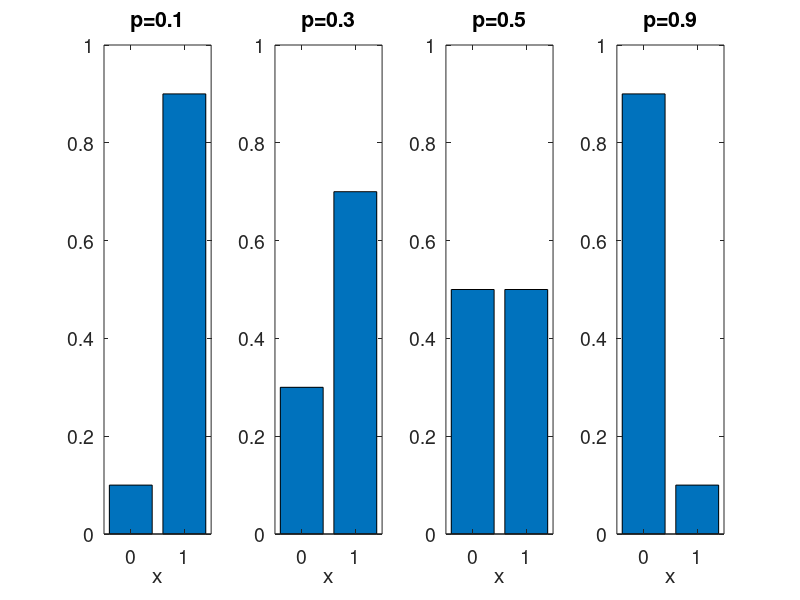
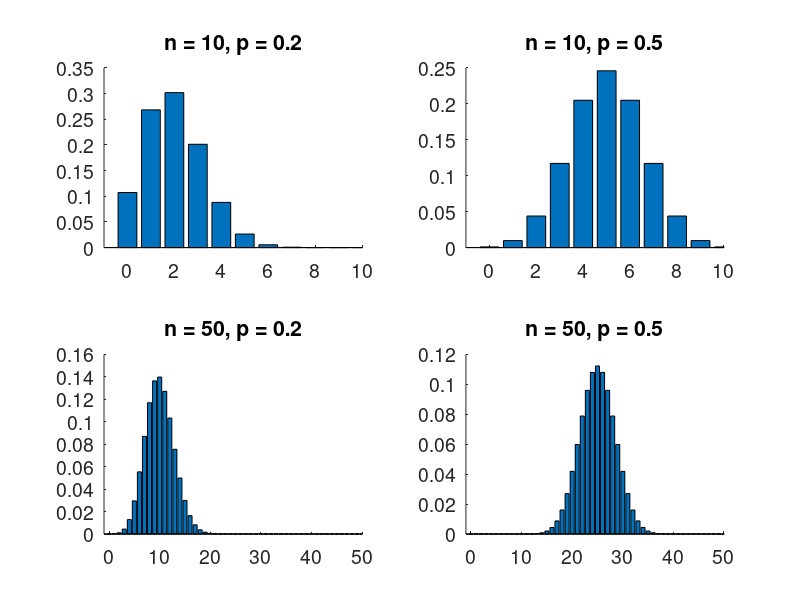
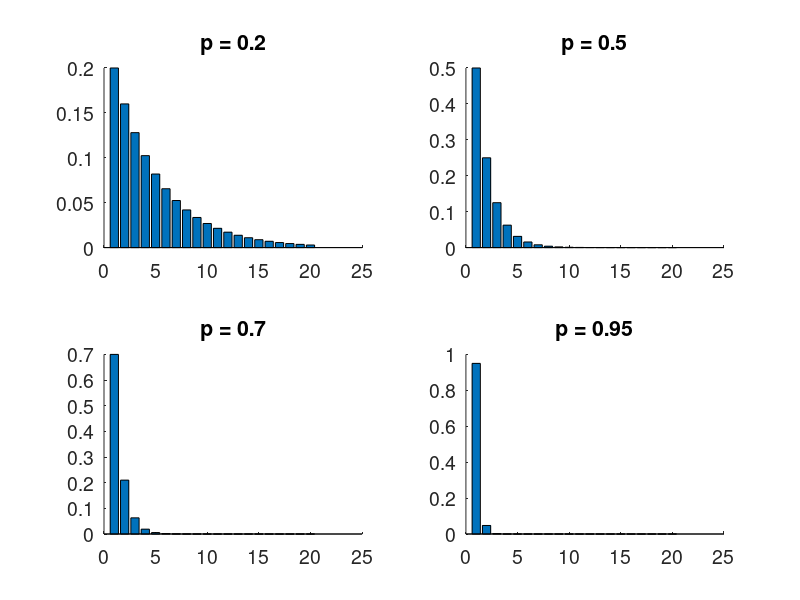

The MATLAB script that drew these images, in order:
% Just some plots of some well known distributions
% Author: Mattias Villani. Web: mattiasvillani.com

% Bernoulli
figure('name','Bernoulli')
set(0,'DefaultAxesFontSize',14)
p = [0.1 0.3 0.5 0.9];
for i = 1:4
    subplot(1,4,i)
    bar([0 1],[p(i) 1-p(i)])
    set(gca,'ylim',[0 1])
    title(['p=',num2str(p(i))])
    xlabel('x')
end
print Bernoulli -dpng


%% Binomial
figure('name','Binomial')
set(0,'DefaultAxesFontSize',14)
p = 0.2;
n = 10;
x = linspace(0,n,n+1);

pmf = zeros(length(x),1);
for j = 1:length(x)
    pmf(j) = nchoosek(n,x(j))*p^x(j)*(1-p)^(n-x(j));
end
subplot(2,2,1)
hold on
title(['n = 10, p = ', num2str(p)])
bar(x,pmf)
set(gca,'xlim',[-1 n])

set(0,'DefaultAxesFontSize',14)
p = 0.5;
x = linspace(0,n,n+1);

pmf = zeros(length(x),1);
for j = 1:length(x)
    pmf(j) = nchoosek(n,x(j))*p^x(j)*(1-p)^(n-x(j));
end
subplot(2,2,2)
hold on
title(['n = 10, p = ', num2str(p)])
bar(x,pmf)
set(gca,'xlim',[-1 n])

p = 0.2;
n = 50;
x = linspace(0,n,n+1);

pmf = zeros(length(x),1);
for j = 1:length(x)
    pmf(j) = nchoosek(n,x(j))*p^x(j)*(1-p)^(n-x(j));
end
subplot(2,2,3)
hold on
title(['n = 50, p = ', num2str(p)])
bar(x,pmf)
set(gca,'xlim',[-1 n])

set(0,'DefaultAxesFontSize',14)
p = 0.5;
x = linspace(0,n,n+1);

pmf = zeros(length(x),1);
for j = 1:length(x)
    pmf(j) = nchoosek(n,x(j))*p^x(j)*(1-p)^(n-x(j));
end
subplot(2,2,4)
hold on
title(['n = 50, p = ', num2str(p)])
bar(x,pmf)
set(gca,'xlim',[-1 n])

print Binomial -dpng

% Geometric
figure('name','Geometric')
set(0,'DefaultAxesFontSize',14)
ps = [0.2 0.5 0.7 0.95];
x = linspace(1,20,20);

for i = 1:length(ps)
    pmf = ((1-ps(i)).^(x-1))*ps(i);
    subplot(2,2,i)
    hold on
    title(['p = ', num2str(ps(i))])
    bar(x,pmf)
end
print Geometric -dpng